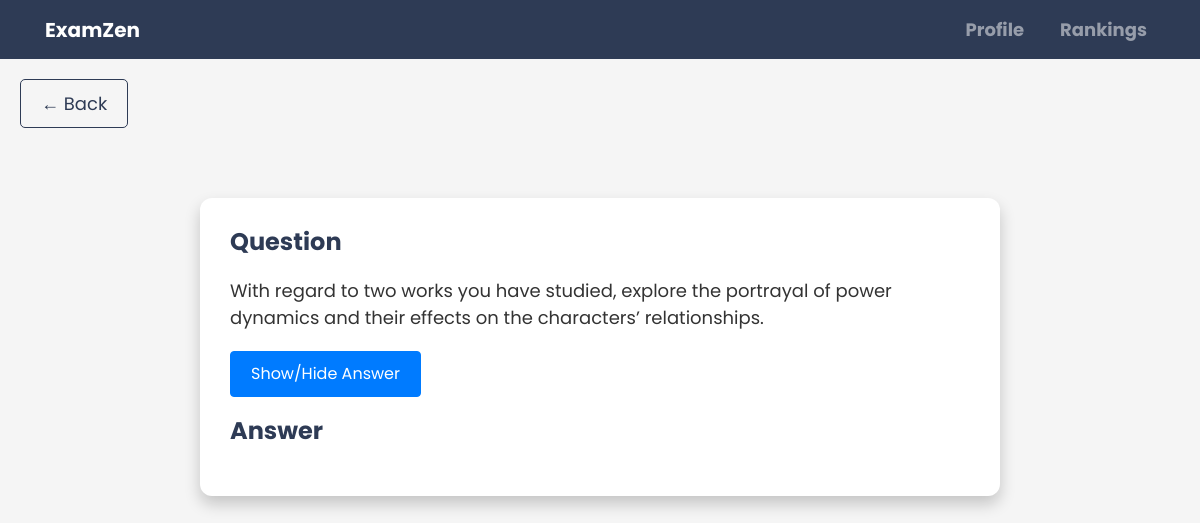
The app's page /question/24/ (signed in), older data.
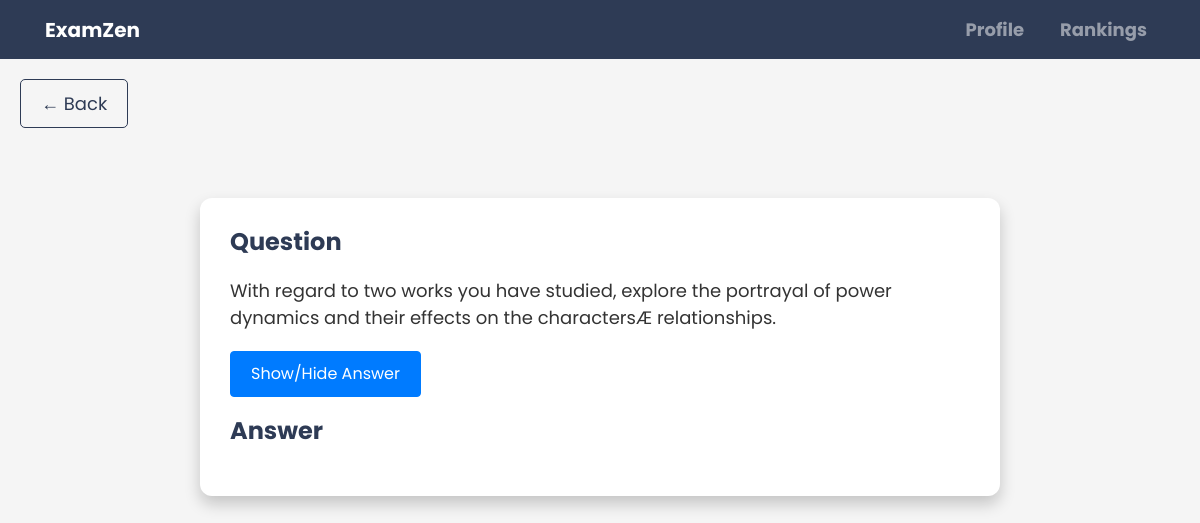
The same page, newer data.
### main/models.py (models this page shows, shortened)
class Question(models.Model):
    PAPER_CHOICES = [
        ('1', 'Paper 1'),
        ('2', 'Paper 2'),
        ('3', 'Paper 3'),
    ]
    subject = models.ForeignKey(Subject, on_delete=models.CASCADE)
    text = models.TextField()
    answer = models.TextField(blank=True, null=True)
    paper = models.CharField(max_length=1, choices=PAPER_CHOICES)
    choices = models.CharField(max_length=10000, blank=True, null=True)
    topic = models.CharField(max_length=150, blank=True)

### main/views.py (the view)
# urls.py: path('question/<int:question_id>/', views.question_answer, name='question_answer'),
@login_required
def question_answer(request, question_id):
    question = get_object_or_404(Question, id=question_id)
    choices = question.choices.split('\\n') if question.choices else []
    return render(request, 'main/question_answer.html', {'question': question, 'choices': choices})

### main/templates/main/question_answer.html (shortened to what this page needs)
{% extends 'main/layout.html' %}
{% block content %}
<!DOCTYPE html>
<html lang="en">
<head>
    <link rel="stylesheet" href="https://maxcdn.bootstrapcdn.com/bootstrap/4.5.2/css/bootstrap.min.css">
</head>
<body>
    <a href="#" onclick="history_back()" class="back-button">&larr; Back</a>
    <div class="content-container">
        <h1 class="title">Question</h1>
        <p class="question-text">{{ question.text|safe }}</p>
        <div class="answer-button">
            <button class="btn btn-primary" onclick="toggleAnswer()">Show/Hide Answer</button>
        </div>
        <h2 class="title">Answer</h2>
    </div>
</body>
</html>
{% endblock %}

Row changes from the older to the newer data that the page shows:
changed Question: text "With regard to two works you have studied, explore the portrayal of power dynamics and their effects on the characters’ relationships." → "With regard to two works you have studied, explore the portrayal of power dynamics and their effects on the charactersÆ relationships."
